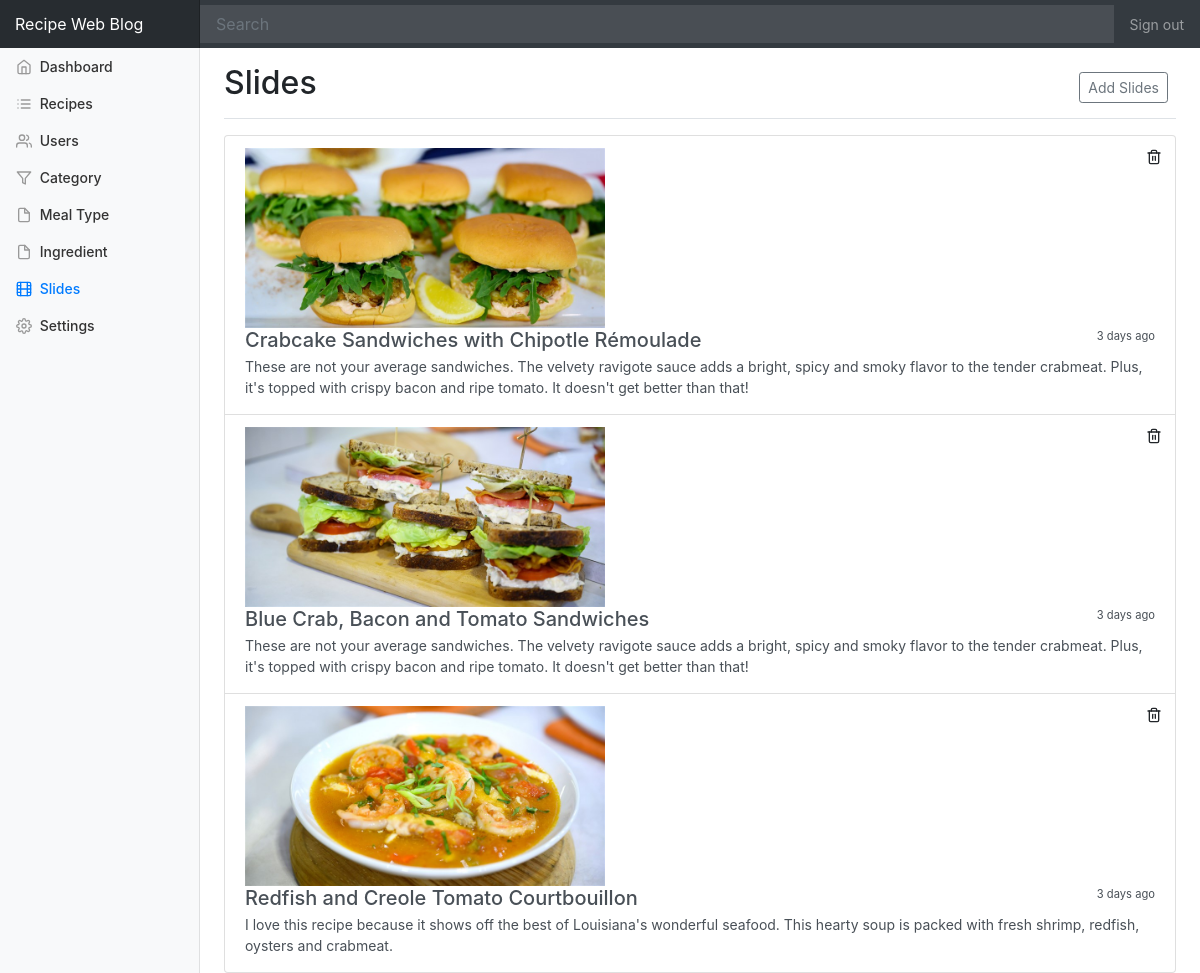
The page /dashboard/slides.php (signed in) on the database its author committed.
### tables this page shows
CREATE TABLE `settings` (
  `id` int(10) UNSIGNED NOT NULL,
  `name` varchar(32) NOT NULL,
  `value` varchar(400) NOT NULL,
  `last_changed` timestamp NOT NULL DEFAULT CURRENT_TIMESTAMP
);

CREATE TABLE `slides` (
  `id` int(10) UNSIGNED NOT NULL,
  `title` varchar(255) NOT NULL,
  `description` text NOT NULL,
  `image_url` text NOT NULL,
  `created_at` timestamp NOT NULL DEFAULT CURRENT_TIMESTAMP
);

### includes/functions.php (called while the page is built, shortened)
<?php
function get_config($type, $key) {
  global $config;
  return $config[$type][$key];
}
function get_setting($name) {
  $table_name = 'settings';
  $db = (new Database())->getConnection();
  $stmt = $db->prepare('SELECT value FROM '. $table_name .' WHERE name = "'.$name.'" LIMIT 1');
  $stmt->execute();
  if($stmt->rowCount() > 0) {
    return $stmt->fetch()[0];
  } else {
    return null;
  }
}
function get_slides() {
  $table_name = 'slides';
  $db = (new Database)->getConnection();
  $stmt = $db->prepare('SELECT * FROM '. $table_name .' WHERE 1 LIMIT 10');
  $stmt->execute();
  if($stmt->rowCount() > 0) {
    return $stmt->fetchAll(PDO::FETCH_ASSOC);
  } else {
    return null;
  }
}

### config.php (called while the page is built)
<?php
$config = array(
    'app' => array(
        'name' => 'Recipe Web Blog',
        'url' => 'https://localhost/recipe_web_blog/'
    ),
    'db' => array(
        'hostname' => 'localhost',
        'dbname' => 'recipe_db',
        'user' => 'root',
        'pass' => '',
    ),
    'session' => array(
        'name' => 'recipe',
        'life' => 24 * 60 * 60,
    ),
    'number_of' => array(
        'post' => 6,
    ),
    'email' => array(
        'from' => 'info@example.com',
    )
);

### dashboard/slides.php (the view, shortened to what this page needs)
<?php
    $slides = get_slides();
    $page_title = 'Slides';
 	include_once 'partials/header.php';
 ?>
 <div class="d-flex justify-content-between flex-wrap flex-md-nowrap align-items-center pb-2 mb-3 border-bottom">
		<h1 class="h2"><?php echo isset($page_title)? ucfirst($page_title): 'Dashboard'; ?></h1>
		<div class="btn-toolbar mb-2 mb-md-0">
			<div class="btn-group mr-2">
				<a href="add-slide.php" class="btn btn-sm btn-outline-secondary">Add Slides</a>
            </div>
        </div>
    </div>
    <div class="content">
		<div class="list-group">
		<?php if(!empty($slides)) {
				foreach($slides as $slide) { ?>
					<div class="list-group-item list-group-item-action flex-column align-items-start">
						<div class="image-present">
							<img src="<?php echo get_config('app','url').$slide['image_url']; ?>" height="180px" />
						</div>
					    <div class="d-flex w-100 justify-content-between">
					      <h5 class="mb-1"><?php echo $slide['title']; ?></h5>
					      <small>3 days ago</small>
					    </div>
					    <p class="mb-1"><?php echo stripslashes($slide['description']); ?></p>
					    <a href="delete-slide.php?slide_id=<?php echo $slide['id']; ?>" class="pull-right position-absolute" style="top:0; right:0">
					        <span class="btn btn-xs btn-default">
                                <span data-feather="trash-2"></span>
					        </span>
					    </a>
					  </div>
				<?php }
			} else {
                echo 'No Slides found.';
            } ?>
		</div>
	</div>
<?php include_once 'partials/footer.php';

### dashboard/partials/header.php (shortened to what this page needs)
<?php
  $website_name = get_setting('website_name');
?>
<!doctype html>
<html lang="en">
  <head>
    <link rel="stylesheet" href="../css/bootstrap.min.css" media="all" />
    <link href="../css/dashboard.css" rel="stylesheet">
  </head>
  <body>
    <nav class="navbar navbar-dark sticky-top bg-dark flex-md-nowrap p-0">
      <a class="navbar-brand col-sm-3 col-md-2 mr-0" href="../index.php"><?php echo $website_name? $website_name : get_config('app', 'name'); ?></a>
      <input class="form-control form-control-dark w-100" type="text" placeholder="Search" aria-label="Search">
      <ul class="navbar-nav px-3">
        <li class="nav-item text-nowrap">
          <a class="nav-link" href="../logout.php">Sign out</a>
        </li>
      </ul>
    </nav>
    <div class="container-fluid">
      <div class="row">
        <nav class="col-md-2 d-none d-md-block bg-light sidebar">
          <div class="sidebar-fixed pt-5">
            <ul class="nav flex-column">
              <li class="nav-item">
                <a class="nav-link <?php echo isset($page_title) && $page_title === 'Dashboard'? 'active':'';?>" href="index.php">
                  <span data-feather="home"></span>
                  Dashboard <?php echo isset($page_title) && $page_title === 'Dashboard'? '<span class="sr-only">(current)</span>':'';?>
                </a>
              </li>
              <li class="nav-item">
                <a class="nav-link <?php echo isset($page_title) && $page_title === 'Recipes'? 'active':'';?>" href="recipes.php">
                  <span data-feather="list"></span>
                  Recipes <?php echo isset($page_title) && $page_title === 'Recipes'? '<span class="sr-only">(current)</span>':'';?>
                </a>
              </li>
              <li class="nav-item">
                <a class="nav-link <?php echo isset($page_title) && $page_title === 'Users'? 'active':'';?>" href="users.php">
                  <span data-feather="users"></span>
                  Users <?php echo isset($page_title) && $page_title === 'Users'? '<span class="sr-only">(current)</span>':'';?>
                </a>
              </li>
              <li class="nav-item">
                <a class="nav-link <?php echo isset($page_title) && $page_title === 'Category'? 'active':'';?>" href="category.php">
                  <span data-feather="filter"></span>
                  Category <?php echo isset($page_title) && $page_title === 'Category'? '<span class="sr-only">(current)</span>':'';?>
                </a>
              </li>
              <li class="nav-item">
                <a class="nav-link <?php echo isset($page_title) && $page_title === 'Meal Type'? 'active':'';?>" href="meal_type.php">
                  <span data-feather="file"></span>
                  Meal Type <?php echo isset($page_title) && $page_title === 'Meal Type'? '<span class="sr-only">(current)</span>':'';?>
                </a>
              </li>
              <li class="nav-item">
                <a class="nav-link <?php echo isset($page_title) && $page_title === 'Ingredient'? 'active':'';?>" href="ingredient.php">
                  <span data-feather="file"></span>
                  Ingredient <?php echo isset($page_title) && $page_title === 'Ingredient'? '<span class="sr-only">(current)</span>':'';?>
                </a>
              </li>
              <li class="nav-item dropdown">
                <a class="nav-link <?php echo isset($page_title) && $page_title === 'Slides'? 'active':'';?>" href="slides.php" >
                  <span data-feather="film"></span>
                  Slides <?php echo isset($page_title) && $page_title === 'Slides'? '<span class="sr-only">(current)</span>':'';?>
                </a>
              </li>
              <li class="nav-item">
                <a class="nav-link <?php echo isset($page_title) && $page_title === 'Settings'? 'active':'';?>" href="settings.php">
                  <span data-feather="settings"></span>
                  Settings <?php echo isset($page_title) && $page_title === 'Settings'? '<span class="sr-only">(current)</span>':'';?>
                </a>
              </li>
            </ul>
          </div>
        </nav>
        <main role="main" class="col-md-9 ml-sm-auto col-lg-10 pt-3 px-4">

### css/dashboard.css (style rules this page uses)
body { font-size: .875rem; }
.feather { width: 16px; height: 16px; vertical-align: text-bottom; }
.sidebar { position: fixed; top: 0; bottom: 0; left: 0; z-index: 100; padding: 0; box-shadow: inset -1px 0 0 rgba(0, 0, 0, .1); }
.sidebar .nav-link { font-weight: 500; color: #333; }
.sidebar .nav-link .feather { margin-right: 4px; color: #999; }
.sidebar .nav-link.active { color: #007bff; }
.sidebar .nav-link:hover .feather, .sidebar .nav-link.active .feather { color: inherit; }
.navbar-brand { padding-top: .75rem; padding-bottom: .75rem; font-size: 1rem; background-color: rgba(0, 0, 0, .25); box-shadow: inset -1px 0 0 rgba(0, 0, 0, .25); }
.navbar .form-control { padding: .75rem 1rem; border-width: 0; border-radius: 0; }
.form-control-dark { color: #fff; background-color: rgba(255, 255, 255, .1); border-color: rgba(255, 255, 255, .1); }
.border-bottom { border-bottom: 1px solid #e5e5e5; }

### rows shown on the page
settings: value "Recipe Web Blog"
slides: image_url (picture), title "Crabcake Sandwiches with Chipotle Rémoulade", description "These are not your average sandwiches. The velvety ravigote sauce adds a bright, spicy and smoky flavor to the tender crabmeat. Plus, it's topped with crispy bacon and ripe tomato. It doesn't get better than that!"
slides: image_url (picture), title "Blue Crab, Bacon and Tomato Sandwiches", description "These are not your average sandwiches. The velvety ravigote sauce adds a bright, spicy and smoky flavor to the tender crabmeat. Plus, it's topped with crispy bacon and ripe tomato. It doesn't get better than that!"
slides: image_url (picture), title "Redfish and Creole Tomato Courtbouillon", description "I love this recipe because it shows off the best of Louisiana's wonderful seafood. This hearty soup is packed with fresh shrimp, redfish, oysters and crabmeat."

### other values the page prints
$page_title "Slides"
